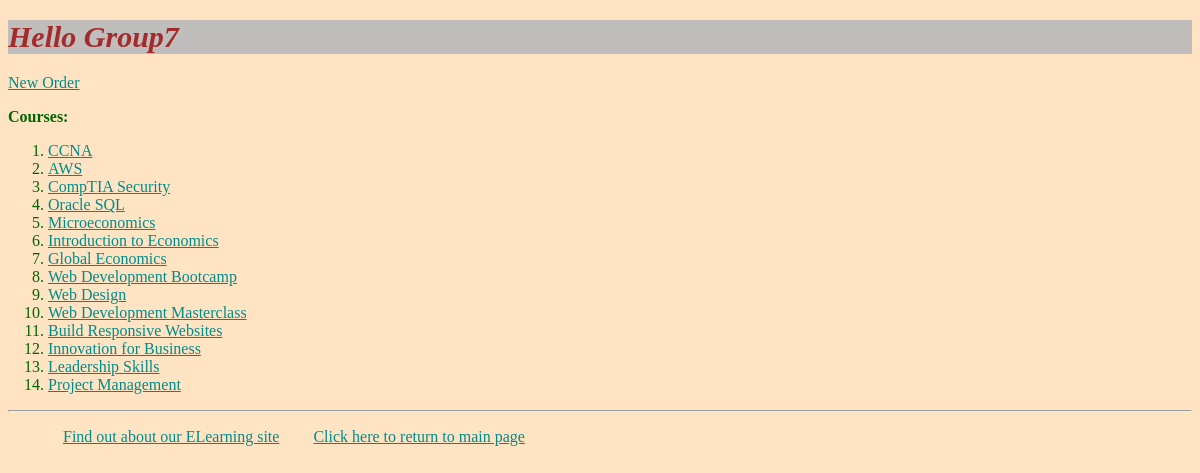
/myapp/courses/, run on the app's committed database.
### myapp/models.py (models this page shows, shortened)
class Course(models.Model):
    topic = models.ForeignKey(Topic, related_name='courses', on_delete=models.CASCADE)
    name = models.CharField(max_length=200)
    interested = models.PositiveIntegerField(default=0)
    stages = models.PositiveIntegerField(default=3)
    price = models.DecimalField(max_digits=10, decimal_places=2)
    for_everyone = models.BooleanField(default=True)
    description = models.TextField(max_length=300, null=True, blank=True)

### myapp/views.py (the view)
# urls.py: path(r'courses/',views.courses, name='courses'),
def courses(request):
    course_list = Course.objects.all().order_by('id')
    return render(request, 'myapp/courses.html', {'course_list': course_list})

### myapp/templates/myapp/courses.html
{% extends 'myapp/base.html' %}
{% block body_block %}
    <a href="{% url 'myapp:placeorder' %}">New Order</a>
    <p><b>Courses:</b></p>
    {% if course_list %}
        <ol>
            {% for course in course_list %}
                <li>
                    <a href="{% url 'myapp:coursedetail' course.id %}">{{ course.name}}</a>
                </li>
            {% endfor %}
        </ol>
    {% else %}
        <strong>There are no available courses!</strong>
    {% endif %}
{% endblock %}

### myapp/templates/myapp/base.html (shortened to what this page needs)
<!DOCTYPE html>
{% load static %}
<html>
   <head>
      <link rel="stylesheet" type="text/css" href="{% static 'style.css' %}"/>
   </head>
   <body>
      <div>
         <h1>{% block myhdg %}Hello Group7 {% endblock %}</h1>
         {% block body_block %}* {% endblock %}
      </div>
      <hr />
      <div>
         <ul>
          <li class="hbar1"><a href="/myapp/about/">Find out about our ELearning site</a></li>
          <li class="hbar1"><a href = "{% url 'myapp:index' %}">Click here to return to main page</a></li>
         </ul>
      </div>
   </body>
</html>

### myapp/static/style.css (style rules this page uses)
body { background-color: bisque; color: darkgreen; }
a { color: darkcyan; }
h1 { background-color: #c0bdbd; font-size: 30px; color: brown; font-style: italic; position: center; }
.hbar1 { display: inline; margin: 15px; }

### data on the page
Course: name "CCNA"
Course: name "AWS"
Course: name "CompTIA Security"
Course: name "Oracle SQL"
Course: name "Microeconomics"
Course: name "Introduction to Economics"
Course: name "Global Economics"
Course: name "Web Development Bootcamp"
Course: name "Web Design"
Course: name "Web Development Masterclass"
Course: name "Build Responsive Websites"
Course: name "Innovation for Business"
Course: name "Leadership Skills"
Course: name "Project Management"
